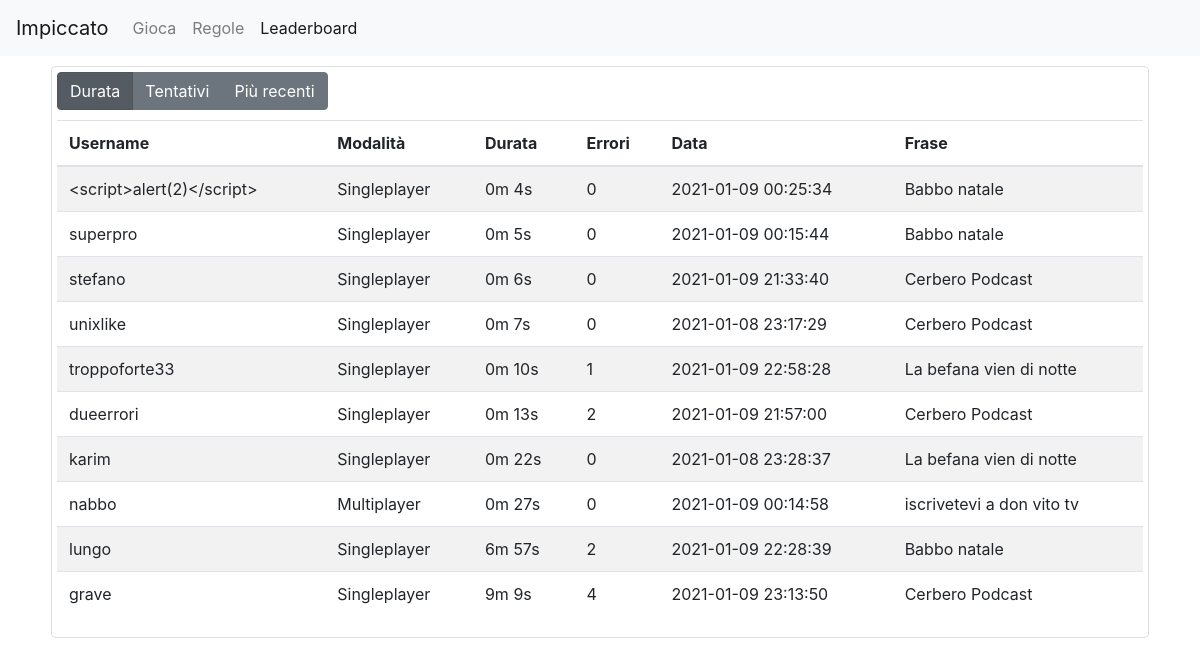
The page /leaderboard.php on the database as committed earlier.
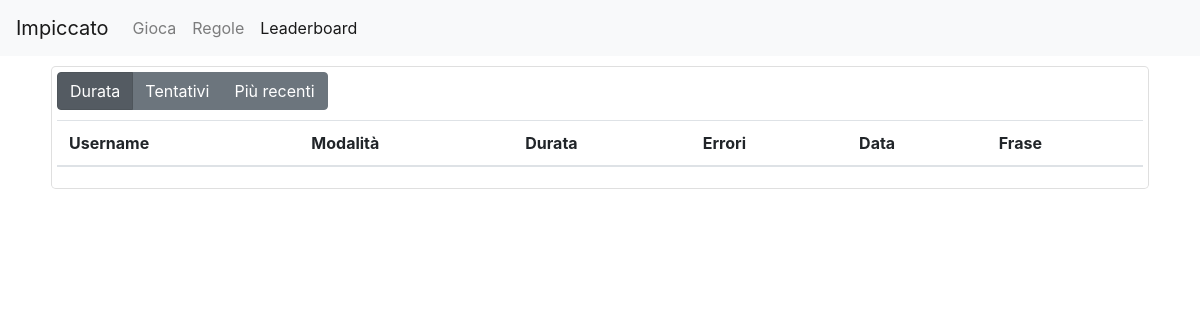
The same page on the database as committed later.
### tables this page shows
CREATE TABLE "results" (
	"id"	INTEGER NOT NULL UNIQUE,
	"username"	TEXT NOT NULL,
	"duration"	REAL NOT NULL,
	"attempts"	INTEGER NOT NULL,
	"phrase"	TEXT NOT NULL,
	"date"	INTEGER NOT NULL,
	"gamemode"	TEXT,
	PRIMARY KEY("id" AUTOINCREMENT)
);

### database.php (called while the page is built, shortened)
<?php
function database_fetch_results($sort) {
    $db = new SQLite3(__DIR__ . "/storage/database.db");
    $validSorts = array("duration", "attempts", "date");
    if ($sort === "date") {
        $order = "DESC";
    } else {
        $order = "ASC";
    }
    $stmt = $db->prepare("SELECT * FROM results ORDER BY $sort $order LIMIT 100;");
    $result = $stmt->execute();
    $data = array();
    $dataIdx = 0;
    while ($res = $result->fetchArray(SQLITE3_ASSOC)) {
        $data[$dataIdx] = $res;
        $dataIdx++;
    }
    return $data;
}

### leaderboard.php (the view, shortened to what this page needs)
<?php
$sort = isset($_GET["sort"]) ? $_GET["sort"] : "duration";
include_once __DIR__ . "/database.php";
$data = database_fetch_results($sort);
?>
<html>
<head>
    <?php include_once __DIR__ . "/partials/head.php" ?>
</head>
<body>
    <?php include_once __DIR__ . "/partials/navbar.php" ?>
    <div class="container rules">
        <div class="card padded-card">
            <div class="row">
                <div class="col">
                    <div class="btn-group btn-group-toggle" data-toggle="Sort">
                        <label id="duration" class="selector btn btn-secondary <?php echo $sort === 'duration' ? 'active' : '' ?>"">Durata</label>
                        <label id="attempts" class="selector btn btn-secondary <?php echo $sort === 'attempts' ? 'active' : '' ?>">Tentativi</label>
                        <label id="date" class="selector btn btn-secondary <?php echo $sort === 'date' ? 'active' : '' ?>"">Più recenti</label>
                    </div>
                </div>
            </div>
            <div class="row">
                <div class="col">
                    <table class="table table-striped">
                        <thead>
                            <tr>
                                <th scope="col">Username</th>
                                <th scope="col">Modalità</th>
                                <th scope="col">Durata</th>
                                <th scope="col">Errori</th>
                                <th scope="col">Data</th>
                                <th scope="col">Frase</th>
                            </tr>
                        </thead>
                        <tbody>
                            <?php foreach ($data as $row) : ?>
                                <?php
                                $durationMinutes = floor($row["duration"] / 60);
                                $durationSeconds = round($row["duration"] - ($durationMinutes * 60));
                                ?>
                                <tr>
                                    <td scope="row"><?php echo htmlspecialchars($row["username"]) ?></td>
                                    <td><?php echo ucwords($row["gamemode"]) ?></td>
                                    <td><?php echo $durationMinutes . "m " . $durationSeconds . "s" ?></td>
                                    <td><?php echo $row["attempts"] ?></td>
                                    <td><?php echo date("Y-m-d H:i:s", $row["date"]) ?></td>
                                    <td><?php echo htmlspecialchars($row["phrase"]) ?></td>
                                </tr>
                            <?php endforeach ?>
                        </tbody>
                    </table>
                </div>
            </div>
        </div>
    </div>
</body>
</html>

### partials/head.php (shortened to what this page needs)
<link rel="stylesheet" href="bootstrap/css/bootstrap.min.css">
<link href="css/style.css" rel="stylesheet">

### partials/navbar.php (shortened to what this page needs)
<?php $currentFile = basename($_SERVER['PHP_SELF']) ?>
<nav class="navbar navbar-expand-lg navbar-light bg-light">
    <a class="navbar-brand" href="index.php">Impiccato</a>
    <div class="collapse navbar-collapse" id="navbarExtra">
        <ul class="navbar-nav mr-auto">
            <li class="nav-item <?php echo $currentFile === 'index.php' ? 'active' : '' ?>">
                <a class="nav-link" href="index.php">Gioca</a>
            </li>
            <li class="nav-item <?php echo $currentFile === 'rules.php' ? 'active' : '' ?>">
                <a class="nav-link" href="rules.php">Regole</a>
            </li>
            <li class="nav-item <?php echo $currentFile === 'leaderboard.php' ? 'active' : '' ?>">
                <a class="nav-link" href="leaderboard.php">Leaderboard</a>
            </li>
        </ul>
    </div>
</nav>

### css/style.css (style rules this page uses)
.padded-card { border: 1.25px solid rgba(0, 0, 0, 0.125) !important; border-radius: .3rem !important; margin: 6px; padding: 5px; }
.container { margin-top: 10px; margin-bottom: 10px; }
table { margin-top: 10px; }

Rows that differ between the two databases and show on the page:
removed results: username "<script>alert(2)</script>", gamemode "Singleplayer", duration "0", duration "4", attempts "0", date "2021-01-09 00:25:34", phrase "Babbo natale"
removed results: username "superpro", gamemode "Singleplayer", duration "0", duration "5", attempts "0", date "2021-01-09 00:15:44", phrase "Babbo natale"
removed results: username "stefano", gamemode "Singleplayer", duration "0", duration "6", attempts "0", date "2021-01-09 21:33:40", phrase "Cerbero Podcast"
removed results: username "unixlike", gamemode "Singleplayer", duration "0", duration "7", attempts "0", date "2021-01-08 23:17:29", phrase "Cerbero Podcast"
removed results: username "troppoforte33", gamemode "Singleplayer", duration "0", duration "10", attempts "1", date "2021-01-09 22:58:28", phrase "La befana vien di notte"
removed results: username "dueerrori", gamemode "Singleplayer", duration "0", duration "13", attempts "2", date "2021-01-09 21:57:00", phrase "Cerbero Podcast"
removed results: username "karim", gamemode "Singleplayer", duration "0", duration "22", attempts "0", date "2021-01-08 23:28:37", phrase "La befana vien di notte"
removed results: username "nabbo", gamemode "Multiplayer", duration "0", duration "27", attempts "0", date "2021-01-09 00:14:58", phrase "iscrivetevi a don vito tv"
removed results: username "lungo", gamemode "Singleplayer", duration "6", duration "57", attempts "2", date "2021-01-09 22:28:39", phrase "Babbo natale"
removed results: username "grave", gamemode "Singleplayer", duration "9", attempts "4", date "2021-01-09 23:13:50", phrase "Cerbero Podcast"
